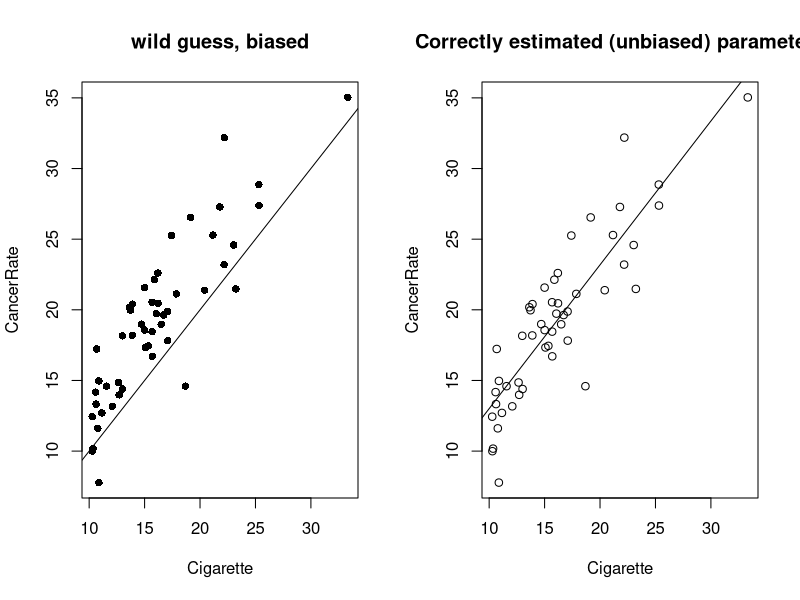
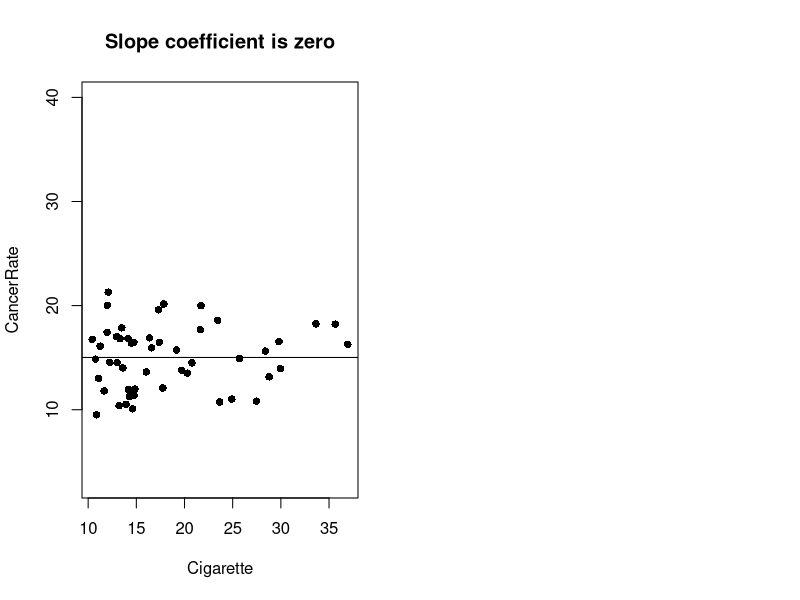

The R script that drew these images, in order: (Note: this script raises an error after producing the figures.)
# Regression example 


# Make compariosn plots 
par(mfrow= c(1,2))

# I make fake state-level cigarette sales and lung cancer rate per 100,000 ppl
Cigarette <- abs(rnorm(mean = 0, sd = 8, n = 50)) + 10
CancerRate <- Cigarette + rnorm(sd = 3, n = 50) + 3

# Wild guess, beta_0 = 0, and beta_1 = 1
plot(Cigarette, CancerRate, pch = 16,  main = "wild guess, biased")
abline(a= 0, b = 1,col = "black")

# Estimated from data 
plot(Cigarette, CancerRate, main = "Correctly estimated (unbiased) parameters")
abline(lm(CancerRate ~ Cigarette),col = "black")
lm(CancerRate ~ Cigarette)$coefficients






# I make fake state-level cigarette sales and lung cancer rate per 100,000 ppl
Cigarette <- abs(rnorm(mean = 0, sd = 8, n = 50)) + 10
CancerRate <- 0*Cigarette + rnorm(sd = 3, n = 50) + 15

plot(Cigarette, CancerRate, pch = 16,  main = "Slope coefficient is zero", ylim = c(3, 40))
abline(a= mean(CancerRate), b = 0,col = "black")




# Beta_1
SS_xy <- sum((Cigarette - mean(Cigarette))*(CancerRate - mean(CancerRate))) 
SS_xx <- sum((Cigarette - mean(Cigarette))^2)
SS_xy/SS_xx 
# Beta_0
mean(CancerRate) - beta1*mean(Cigarette)

# Confirm
lm(CancerRate ~ Cigarette)
